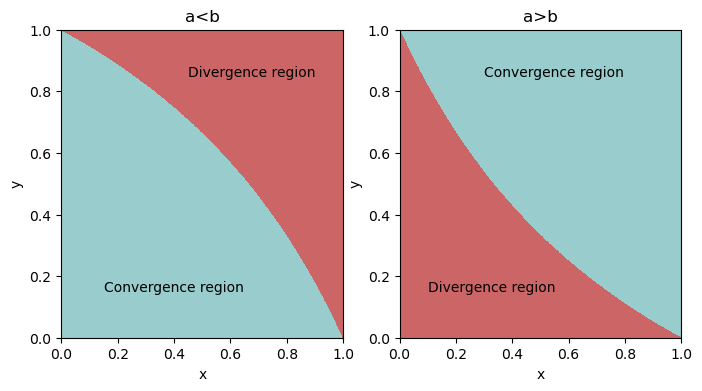

Source code (Python):
import matplotlib as mpl
import matplotlib.pyplot as plt
from matplotlib.colors import ListedColormap
import numpy as np

x = np.linspace(0, 1, 512)
y = np.linspace(0, 1, 512)
b_x, b_y = np.meshgrid(x, np.flip(y))

fig, ax = plt.subplots(1, 2, figsize=(8, 4))

def plot_convergence_region(ax, a, b, title=None):
    ax.set_xlabel('x')
    ax.set_ylabel('y')
    if title:
        ax.set_title(title)
    ax.imshow(a*b<np.abs((a*b_x+b*(1-b_x))*(a*b_y+b*(1-b_y))),
              aspect='auto', interpolation='bilinear',
              cmap=ListedColormap([(0.8, 0.4, 0.4), (0.6, 0.8, 0.8)]),
              extent=[0, 1, 0, 1])

plot_convergence_region(ax[0], 0.25, 0.5, title='a<b')
ax[0].text(0.15, 0.15, 'Convergence region')
ax[0].text(0.45, 0.85, 'Divergence region')
plot_convergence_region(ax[1], 0.5, 0.25, title='a>b')
ax[1].text(0.10, 0.15, 'Divergence region')
ax[1].text(0.30, 0.85, 'Convergence region')

fig.savefig('5.2.png', bbox_inches='tight')
